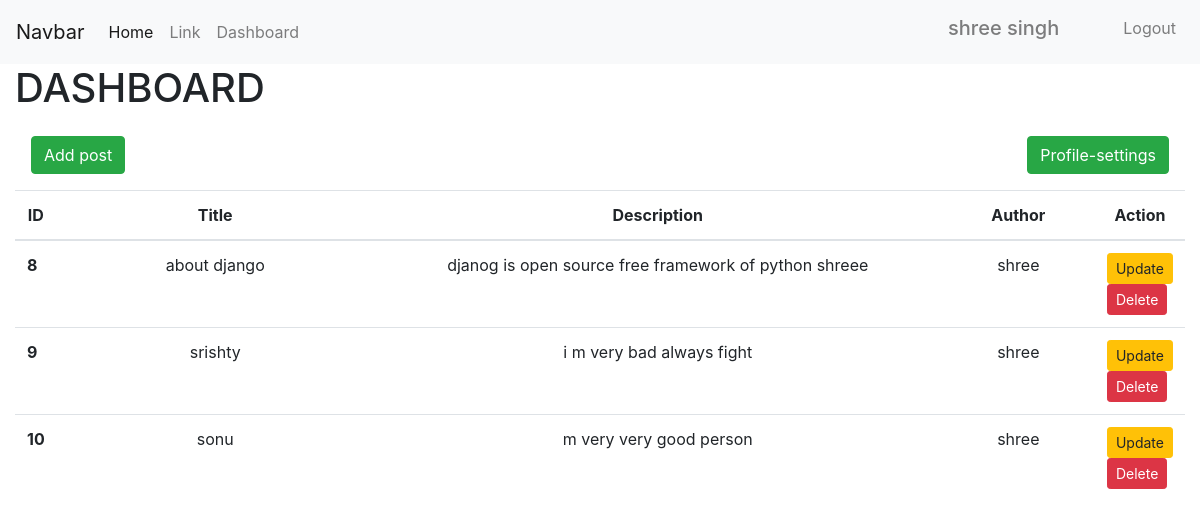
The app's page /dashboard (signed in) with its own data.
### myapp/models.py (models this page shows, shortened)
class Post(models.Model):
    titles=models.CharField(max_length=100)
    desc=models.TextField()
    author = models.ForeignKey(User, on_delete=models.CASCADE)

### myapp/views.py (the view)
# urls.py: path('dashboard',views.dashboard,name='dashboard'),
def dashboard(request):
    current_user = request.user
    posts = Post.objects.filter(author=current_user)
    context ={'posts':posts}
    return render(request,'dashboard.html',context)

### templates/dashboard.html
{% extends 'base.html' %}
{% block content%}
<div class="container-fluid">
<h1>DASHBOARD</h1>
<div class="d-flex justify-content-between p-3">
<a href="{% url 'addpost' %}" class="btn btn-success">Add post</a>
<a href="{% url 'profile-settings' %}" class="btn btn-success">Profile-settings</a>
</div>
{% if posts %}
<table class="table table-hover bg-white">
    <thead>
        <tr class="text-center">
            <th scope="col" style="width:2%">ID</th>
            <th scope="col"  style="width:30%">Title</th>
            <th scope="col"  style="width:54%">Description</th>
            <th scope="col"  style="width:15%">Author</th>
            <th scope="col" style="width:15%">Action</th>
        </tr>
    </thead>
    <tbody>
        {% for post in posts %}
        <tr>
            <th scope="row">{{post.id}}</th>
            <td class="text-center">{{post.titles}}</td>
            <td class="text-center">{{post.desc}}</td>
            <td class="text-center">{{post.author}}</td>
            <td>
                <a href="{% url 'update' post.id%}" class="btn btn-warning btn-sm">Update</a>
                <a href="{% url 'delete' post.id%}" class="btn btn-danger btn-sm">Delete</a>
            </td>
        </tr>
        {% endfor%}
    </tbody>
</table>
{% endif %}
</div>
{% endblock content%}

### templates/navbar.html (shortened to what this page needs)
<nav class="navbar navbar-expand-lg navbar-light bg-light">
    <a class="navbar-brand" href="#">Navbar</a>
    <div class="collapse navbar-collapse" id="navbarSupportedContent">
        <ul class="navbar-nav">
            <li class="nav-item active">
                <a class="nav-link" href="{% url 'home' %}">Home <span class="sr-only">(current)</span></a>
            </li>
            <li class="nav-item">
                <a class="nav-link" href="#">Link</a>
            </li>
            {% if user.is_authenticated %}
            <li class="nav-item">
                <a class="nav-link" href="{% url 'dashboard' %}">Dashboard</a>
            </li>
            {% endif %}
        </ul>
        <ul class="navbar-nav ml-auto">
            {% if user.is_authenticated %}
            <h5 class="mr-5 nav-item nav-link">{{request.user.get_full_name}}</h4>
            <li class="nav-item">
                <a class="nav-link" href="{% url 'logout' %}">Logout</a>
            </li>
            {% endif %}
        </ul>
    </div>
</nav>

### records on screen
Post: id "8", titles "about django", desc "djanog is open source free framework of python shreee", author "shree"
Post: id "9", titles "srishty", desc "i m very bad always fight", author "shree"
Post: id "10", titles "sonu", desc "m very very good person", author "shree"

### other values on screen
{{ request.user.get_full_name }} "shree singh"
